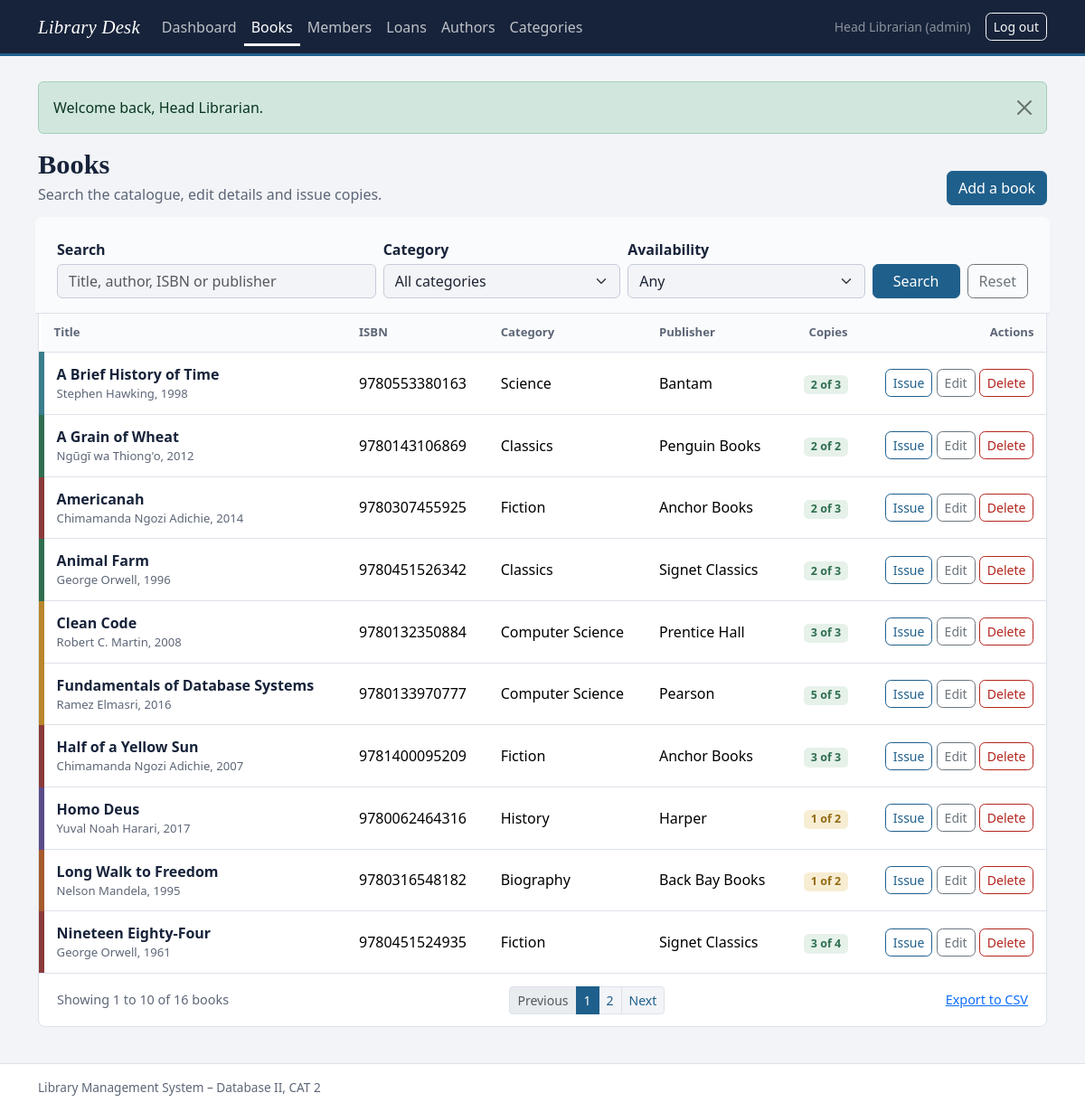
The app's page /books/index.php (signed in) with its own data.
### tables this page shows
CREATE TABLE books (
  book_id           INT UNSIGNED       NOT NULL AUTO_INCREMENT,
  isbn              VARCHAR(13)        NOT NULL,
  title             VARCHAR(200)       NOT NULL,
  author_id         INT UNSIGNED       NOT NULL,
  category_id       INT UNSIGNED       NOT NULL,
  publisher         VARCHAR(120)       NOT NULL,
  year_published    SMALLINT UNSIGNED  NOT NULL,
  total_copies      SMALLINT UNSIGNED  NOT NULL DEFAULT 1,
  available_copies  SMALLINT UNSIGNED  NOT NULL DEFAULT 1,
  created_at        TIMESTAMP          NOT NULL DEFAULT CURRENT_TIMESTAMP,
  PRIMARY KEY (book_id),
  UNIQUE KEY uq_books_isbn (isbn),
  KEY idx_books_title (title),
  KEY idx_books_author (author_id),
  KEY idx_books_category (category_id),
  CONSTRAINT fk_books_author   FOREIGN KEY (author_id)   REFERENCES authors (author_id)
        ON UPDATE CASCADE ON DELETE RESTRICT,
  CONSTRAINT fk_books_category FOREIGN KEY (category_id) REFERENCES categories (category_id)
        ON UPDATE CASCADE ON DELETE RESTRICT,
  CONSTRAINT chk_books_year      CHECK (year_published BETWEEN 1000 AND 2100),
  CONSTRAINT chk_books_total     CHECK (total_copies >= 1),
  CONSTRAINT chk_books_available CHECK (available_copies <= total_copies)
);

CREATE TABLE authors (
  author_id  INT UNSIGNED  NOT NULL AUTO_INCREMENT,
  name       VARCHAR(120)  NOT NULL,
  country    VARCHAR(80)   NOT NULL DEFAULT 'Unknown',
  PRIMARY KEY (author_id),
  UNIQUE KEY uq_authors_name_country (name, country)
);

CREATE TABLE categories (
  category_id  INT UNSIGNED  NOT NULL AUTO_INCREMENT,
  name         VARCHAR(80)   NOT NULL,
  description  VARCHAR(255)  NULL DEFAULT NULL,
  PRIMARY KEY (category_id),
  UNIQUE KEY uq_categories_name (name)
);

### books/index.php (the view, shortened to what this page needs)
<?php
require_once __DIR__ . '/../config/database.php';
$q            = get_str('q');
$where  = [];
$params = [];
$whereSql = $where ? 'WHERE ' . implode(' AND ', $where) : '';
$from = 'FROM books b
         JOIN authors a    ON a.author_id    = b.author_id
         JOIN categories c ON c.category_id  = b.category_id ' . $whereSql;
$select = 'SELECT b.book_id, b.isbn, b.title, b.publisher, b.year_published, b.total_copies, b.available_copies,
                  a.name AS author, c.category_id, c.name AS category,
                  (SELECT COUNT(*) FROM loans l WHERE l.book_id = b.book_id) AS loan_count,
                  (SELECT COUNT(*) FROM loans l WHERE l.book_id = b.book_id AND l.date_returned IS NULL) AS active_count';
try {
    $stmt = $pdo->prepare('SELECT COUNT(*) ' . $from);
    $stmt->execute();
    $pager = paginate((int) $stmt->fetchColumn(), get_int('page'));
    $stmt = $pdo->prepare($select . ' ' . $from . ' ORDER BY b.title LIMIT :limit OFFSET :offset');
    bind_all($stmt, $params + [':limit' => $pager['per_page'], ':offset' => $pager['offset']]);
    $stmt->execute();
    $books = $stmt->fetchAll();
} catch (PDOException $e) {
    error_log('Books list error: ' . $e->getMessage());
    $books = [];
    $categories = [];
    $pager = paginate(0, 1);
    set_flash('danger', 'The book list could not be loaded. Please try again.');
}
require_once __DIR__ . '/../includes/header.php';
?>
<div class="page-head">
    <div>
        <h1>Books</h1>
        <p>Search the catalogue, edit details and issue copies.</p>
    </div>
    <a class="btn btn-primary" href="<?= e(base_url('books/create.php')) ?>">Add a book</a>
</div>
<section class="panel">
    <form method="get" class="filter-bar row g-2 align-items-end" role="search">
        <div class="col-12 col-md-4">
            <label for="q" class="form-label">Search</label>
            <input type="search" class="form-control" id="q" name="q" value="<?= e($q) ?>" placeholder="Title, author, ISBN or publisher">
        </div>
        <div class="col-6 col-md-3">
            <label for="category" class="form-label">Category</label>
            <select class="form-select" id="category" name="category">
                <option value="">All categories</option>
            </select>
        </div>
        <div class="col-6 col-md-3">
            <label for="availability" class="form-label">Availability</label>
            <select class="form-select" id="availability" name="availability">
                <option value="">Any</option>
            </select>
        </div>
        <div class="col-12 col-md-2 d-flex gap-2">
            <button type="submit" class="btn btn-primary flex-fill">Search</button>
            <a class="btn btn-outline-secondary" href="<?= e(base_url('books/index.php')) ?>">Reset</a>
        </div>
    </form>
<?php if (!$books): ?>
    <div class="empty-state">
        <?php if ($query): ?>
            <strong>No books match your search.</strong>Try a different word, or clear the filters.
        <?php else: ?>
            <strong>The catalogue is empty.</strong>Add the first book to get started.
        <?php endif; ?>
    </div>
<?php else: ?>
    <div class="table-wrap">
        <table class="table data-table table-stack">
            <thead>
                <tr>
                    <th>Title</th>
                    <th class="d-none d-md-table-cell">ISBN</th>
                    <th>Category</th>
                    <th class="d-none d-lg-table-cell">Publisher</th>
                    <th class="num">Copies</th>
                    <th class="text-end">Actions</th>
                </tr>
            </thead>
            <tbody>
            <?php foreach ($books as $b):
                $avail = (int) $b['available_copies'];
                $stockClass = $avail === 0 ? 'badge-stock-out' : ($avail === 1 ? 'badge-stock-low' : 'badge-stock');
                if ((int) $b['active_count'] > 0) {
                    $confirm = '“' . $b['title'] . '” still has ' . plural((int) $b['active_count'], 'copy', 'copies')
                             . ' out on loan, so it cannot be deleted until they are returned. Try anyway?';
                } else {
                    $confirm = 'Delete “' . $b['title'] . '”? ' . ((int) $b['loan_count'] > 0
                        ? 'Its ' . plural((int) $b['loan_count'], 'past loan record', 'past loan records') . ' will be deleted too. '
                        : '') . 'This cannot be undone.';
                }
            ?>
                <tr class="spine" style="--spine: <?= e(spine_color((int) $b['category_id'])) ?>">
                    <td class="title-cell"><?= e($b['title']) ?><span class="sub"><?= e($b['author']) ?>, <?= (int) $b['year_published'] ?></span></td>
                    <td class="d-none d-md-table-cell" data-label="ISBN"><?= e($b['isbn']) ?></td>
                    <td data-label="Category"><?= e($b['category']) ?></td>
                    <td class="d-none d-lg-table-cell" data-label="Publisher"><?= e($b['publisher']) ?></td>
                    <td class="num" data-label="Copies available"><span class="badge <?= $stockClass ?>"><?= $avail ?> of <?= (int) $b['total_copies'] ?></span></td>
                    <td class="text-end text-nowrap actions">
                        <?php if ($avail > 0): ?>
                            <a class="btn btn-sm btn-outline-primary" href="<?= e(base_url('loans/issue.php?book_id=' . (int) $b['book_id'])) ?>">Issue</a>
                        <?php endif; ?>
                        <a class="btn btn-sm btn-outline-secondary" href="<?= e(base_url('books/edit.php?id=' . (int) $b['book_id'])) ?>">Edit</a>
                        <form method="post" action="<?= e(base_url('books/delete.php')) ?>" class="d-inline" data-confirm="<?= e($confirm) ?>">
                            <button type="submit" class="btn btn-sm btn-outline-danger">Delete</button>
                        </form>
                    </td>
                </tr>
            <?php endforeach; ?>
            </tbody>
        </table>
    </div>
    <div class="list-foot">
        <span>Showing <?= $pager['offset'] + 1 ?> to <?= $pager['offset'] + count($books) ?> of <?= (int) $pager['total'] ?> books</span>
        <?php render_pagination($pager, $query); ?>
        <a href="?<?= e(http_build_query($query + ['export' => 1])) ?>">Export to CSV</a>
    </div>
<?php endif; ?>
</section>
<?php require_once __DIR__ . '/../includes/footer.php'; ?>

### includes/functions.php (shortened to what this page needs)
<?php
function base_url(string $path = ''): string
{
    static $base = null;
    if ($base === null) {
        $root = str_replace('\\', '/', (string) realpath(__DIR__ . '/..'));
        $doc  = str_replace('\\', '/', (string) realpath($_SERVER['DOCUMENT_ROOT'] ?? ''));
        $base = ($doc !== '' && stripos($root, $doc) === 0) ? substr($root, strlen($doc)) : '';
        $base = rtrim($base, '/');
    }
    return $base . '/' . ltrim($path, '/');
}
function e($value): string
{
    return htmlspecialchars((string) $value, ENT_QUOTES | ENT_SUBSTITUTE, 'UTF-8');
}
function render_flash(): void
{
    $allowed = ['success', 'danger', 'warning', 'info'];
    foreach ($_SESSION['flash'] as $flash) {
        $type = in_array($flash['type'], $allowed, true) ? $flash['type'] : 'info';
        echo '<div class="alert alert-' . $type . ' alert-dismissible fade show" role="alert">'
           . e($flash['message'])
           . '<button type="button" class="btn-close" data-bs-dismiss="alert" aria-label="Close"></button></div>';
    }
}
function clean(array $source, string $key): string
{
    $value = $source[$key] ?? '';
    return is_scalar($value) ? trim((string) $value) : '';
}
function get_str(string $key): string
{
    return clean($_GET, $key);
}
function to_int($value): int
{
    $n = filter_var($value, FILTER_VALIDATE_INT, ['options' => ['min_range' => 0]]);
    return $n === false ? 0 : (int) $n;
}
function get_int(string $key): int
{
    return to_int(get_str($key));
}
function bind_all(PDOStatement $stmt, array $params): void
{
    foreach ($params as $name => $value) {
        $stmt->bindValue($name, $value, is_int($value) ? PDO::PARAM_INT : PDO::PARAM_STR);
    }
}
function plural(int $n, string $one, string $many): string
{
    return $n . ' ' . ($n === 1 ? $one : $many);
}
function spine_color(int $id): string
{
    $palette = ['#1f5f8b', '#8b3a3a', '#2f6f4f', '#b8862b', '#5b4b8a', '#3a7d8c', '#a65a2e', '#6b6f76'];
    return $palette[$id % count($palette)];
}
function paginate(int $total, int $requestedPage, int $perPage = PER_PAGE): array
{
    $pages = max(1, (int) ceil($total / $perPage));
    $page  = min(max(1, $requestedPage), $pages);
    return ['total' => $total, 'pages' => $pages, 'page' => $page, 'per_page' => $perPage, 'offset' => ($page - 1) * $perPage];
}
function render_pagination(array $p, array $query = []): void
{
    $link = function (int $n) use ($query) {
        return '?' . e(http_build_query(array_merge($query, ['page' => $n])));
    };
    echo '<nav aria-label="Pages"><ul class="pagination pagination-sm justify-content-center mb-0">';
    $prevDisabled = $p['page'] <= 1 ? ' disabled' : '';
    echo '<li class="page-item' . $prevDisabled . '"><a class="page-link" href="' . $link($p['page'] - 1) . '">Previous</a></li>';
    for ($n = 1; $n <= $p['pages']; $n++) {
        if ($n === 1 || $n === $p['pages'] || abs($n - $p['page']) <= 2) {
            $active = $n === $p['page'] ? ' active' : '';
            echo '<li class="page-item' . $active . '"><a class="page-link" href="' . $link($n) . '">' . $n . '</a></li>';
        } elseif (abs($n - $p['page']) === 3) {
            echo '<li class="page-item disabled"><span class="page-link">&hellip;</span></li>';
        }
    }
    $nextDisabled = $p['page'] >= $p['pages'] ? ' disabled' : '';
    echo '<li class="page-item' . $nextDisabled . '"><a class="page-link" href="' . $link($p['page'] + 1) . '">Next</a></li>';
    echo '</ul></nav>';
}

### assets/css/style.css (style rules this page uses)
:root { --ink: #17233a; --paper: #f2f4f7; --surface: #ffffff; --rule: #dde2ea; --muted: #5d6677; --catalogue: #1f5f8b; --catalogue-dark: #164766; --overdue: #b3261e; --brass: #946b12; --shelf: #2f6f4f; --bs-primary: var(--catalogue); --bs-primary-rgb: 31, 95, 139; --bs-link-color: var(--catalogue); --bs-link-hover-color: var(--catalogue-dark); --bs-body-bg: var(--paper); --bs-body-color: #1d2433; --bs-body-font-family: "Segoe UI", system-ui, -apple-system, "Helvetica Neue", Arial, sans-serif; --bs-border-color: var(--rule); }
body { background: var(--paper); min-height: 100vh; display: flex; flex-direction: column; }
h1, h2, h3, .navbar-brand, .stat-value, .login-title { font-family: Georgia, "Iowan Old Style", "Palatino Linotype", serif; }
.page-head { display: flex; flex-wrap: wrap; align-items: end; justify-content: space-between; gap: .75rem 1rem; margin-bottom: 1.25rem; }
.page-head h1 { font-size: 1.9rem; margin: 0; color: var(--ink); font-weight: 700; }
.page-head p { margin: .15rem 0 0; color: var(--muted); }
.panel { background: var(--surface); border: 1px solid var(--rule); border-radius: .5rem; }
.btn { border-radius: .4rem; font-weight: 500; }
.btn-outline-danger { --bs-btn-color: var(--overdue); --bs-btn-border-color: var(--overdue); --bs-btn-hover-bg: var(--overdue); --bs-btn-hover-border-color: var(--overdue); --bs-btn-active-bg: #8f1e18; --bs-btn-active-border-color: #8f1e18; }
.btn-primary { --bs-btn-bg: var(--catalogue); --bs-btn-border-color: var(--catalogue); --bs-btn-hover-bg: var(--catalogue-dark); --bs-btn-hover-border-color: var(--catalogue-dark); --bs-btn-active-bg: var(--catalogue-dark); --bs-btn-active-border-color: var(--catalogue-dark); --bs-btn-disabled-bg: var(--catalogue); --bs-btn-disabled-border-color: var(--catalogue); }
.btn-outline-primary { --bs-btn-color: var(--catalogue); --bs-btn-border-color: var(--catalogue); --bs-btn-hover-bg: var(--catalogue); --bs-btn-hover-border-color: var(--catalogue); --bs-btn-active-bg: var(--catalogue-dark); --bs-btn-active-border-color: var(--catalogue-dark); }
.form-label { font-weight: 600; color: var(--ink); margin-bottom: .25rem; }
.form-control, .form-select { border-color: #c5ccd8; }
.filter-bar { padding: 1rem 1.25rem; border-bottom: 1px solid var(--rule); background: #fafbfc; border-radius: .5rem .5rem 0 0; }
.table-wrap { overflow-x: auto; }
.data-table { margin: 0; --bs-table-bg: transparent; }
.data-table thead th { font-size: .82rem; font-weight: 600; color: var(--muted); border-bottom: 1px solid var(--rule); background: #fafbfc; white-space: nowrap; padding: .7rem .85rem; }
.data-table td { padding: .75rem .85rem; vertical-align: middle; border-color: var(--rule); }
.data-table tbody tr:last-child td { border-bottom: 0; }
.data-table .title-cell { font-weight: 600; color: var(--ink); }
.data-table .sub { display: block; font-size: .82rem; color: var(--muted); font-weight: 400; }
.num { text-align: right; font-variant-numeric: tabular-nums; }
.data-table tr.spine > td:first-child { border-left: 6px solid var(--spine, var(--rule)); }
.badge { font-weight: 600; font-size: .78rem; padding: .35em .6em; border-radius: .35rem; }
.badge-stock { background: #e6f1ea; color: var(--shelf); }
.badge-stock-low { background: #f7edd3; color: var(--brass); }
.pagination { --bs-pagination-color: var(--catalogue); --bs-pagination-active-bg: var(--catalogue); --bs-pagination-active-border-color: var(--catalogue); }
.list-foot { display: flex; flex-wrap: wrap; align-items: center; justify-content: space-between; gap: .75rem; padding: .85rem 1.25rem; border-top: 1px solid var(--rule); color: var(--muted); font-size: .9rem; }

### records on screen
books: title "A Brief History of Time", author.name "Stephen Hawking", year_published "1998", isbn "9780553380163", category.name "Science", publisher "Bantam", available_copies "2", total_copies "3"
books: title "A Grain of Wheat", author.name "Ngũgĩ wa Thiong'o", year_published "2012", isbn "9780143106869", category.name "Classics", publisher "Penguin Books", available_copies "2", total_copies "2"
books: title "Americanah", author.name "Chimamanda Ngozi Adichie", year_published "2014", isbn "9780307455925", category.name "Fiction", publisher "Anchor Books", available_copies "2", total_copies "3"
books: title "Animal Farm", author.name "George Orwell", year_published "1996", isbn "9780451526342", category.name "Classics", publisher "Signet Classics", available_copies "2", total_copies "3"
books: title "Clean Code", author.name "Robert C. Martin", year_published "2008", isbn "9780132350884", category.name "Computer Science", publisher "Prentice Hall", available_copies "3", total_copies "3"
books: title "Fundamentals of Database Systems", author.name "Ramez Elmasri", year_published "2016", isbn "9780133970777", category.name "Computer Science", publisher "Pearson", available_copies "5", total_copies "5"
books: title "Half of a Yellow Sun", author.name "Chimamanda Ngozi Adichie", year_published "2007", isbn "9781400095209", category.name "Fiction", publisher "Anchor Books", available_copies "3", total_copies "3"
books: title "Homo Deus", author.name "Yuval Noah Harari", year_published "2017", isbn "9780062464316", category.name "History", publisher "Harper", available_copies "1", total_copies "2"
books: title "Long Walk to Freedom", author.name "Nelson Mandela", year_published "1995", isbn "9780316548182", category.name "Biography", publisher "Back Bay Books", available_copies "1", total_copies "2"
books: title "Nineteen Eighty-Four", author.name "George Orwell", year_published "1961", isbn "9780451524935", category.name "Fiction", publisher "Signet Classics", available_copies "3", total_copies "4"

### other values on screen
$item[0] "Dashboard"
$item[0] "Books"
$item[0] "Members"
$item[0] "Loans"
$item[0] "Authors"
$item[0] "Categories"
$_SESSION['full_name'] "Head Librarian"
$_SESSION['role'] "admin"
$flash['message'] "Welcome back, Head Librarian."
$pager['offset'] + 1 "1"
$pager['offset'] + count($books) "10"
$pager['total'] "16"
